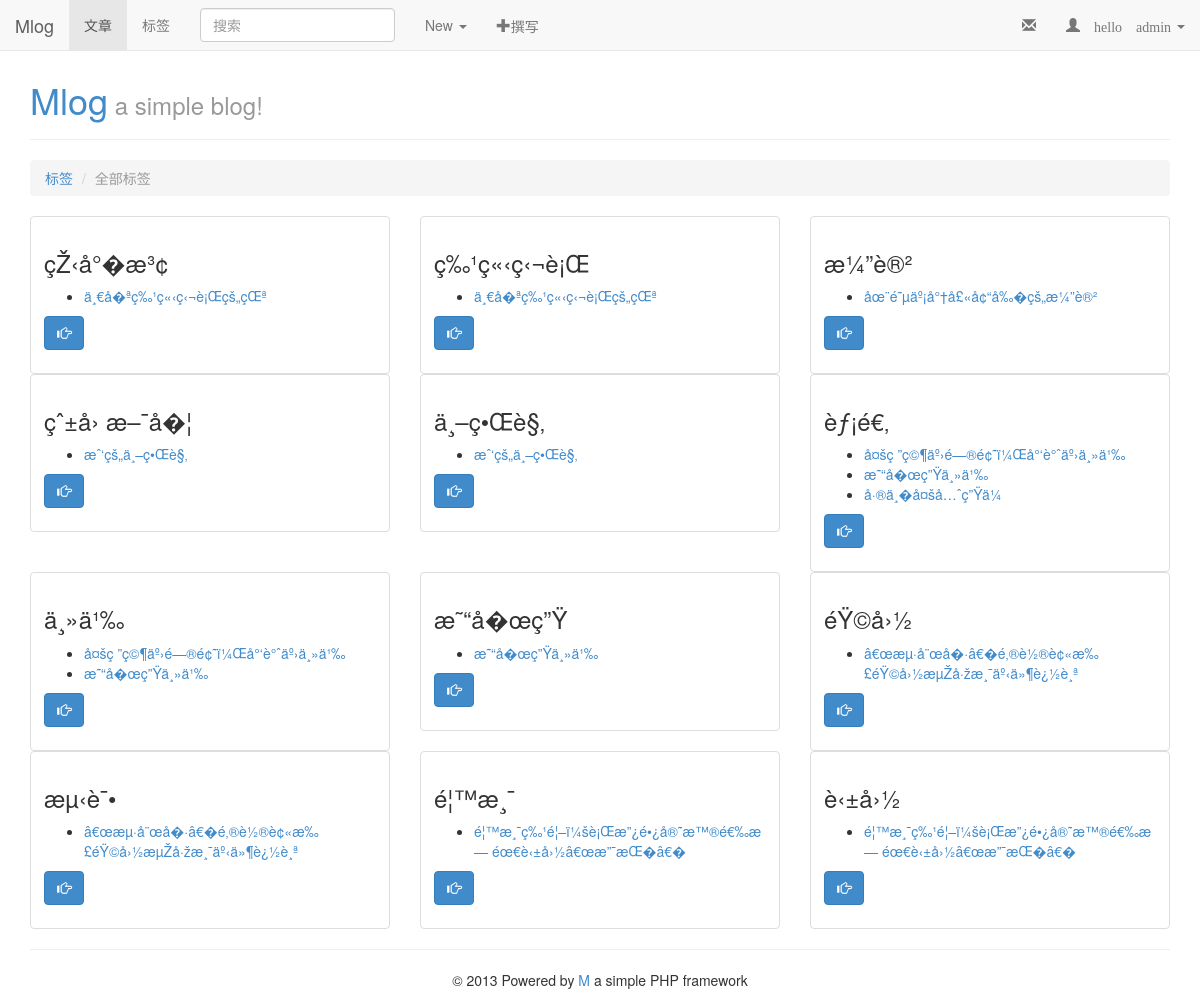
The app's page /Demos/Mlog/index.php?Tag/tags (signed in) with its own data.
### tables this page shows
CREATE TABLE IF NOT EXISTS `post` (
  `p_id` int(11) NOT NULL AUTO_INCREMENT,
  `title` varchar(128) NOT NULL,
  `content` text NOT NULL,
  `tags` varchar(128) NOT NULL,
  `author_id` int(11) NOT NULL,
  `create_time` int(11) NOT NULL,
  `top` int(11) NOT NULL DEFAULT '0',
  PRIMARY KEY (`p_id`)
);

### M/Mvc/Controller/Controller.php (called while the page is built, shortened)
<?php
class Controller extends AbstractController
{
    private $view;
    protected $data = array();
    protected $layout = 'main';
    public function __construct()
    {
        $this->view = View::init();
        parent::__construct();
    }
    public function assign($key,$value)
    {
        $this->view->assign($key,$value);
    }
    public function display($tpl='')
    {
        $this->view->setLayout($this->layout);
        $this->view->setData($this->data);
        if(!empty($tpl))
        {
            $tpl = $tpl.'.php';
        }
        else
        {
        }
        try
        {
            $this->view->display($tpl);
        }
        catch (Exception $e)
        {
            throw $e;
        }
    }
}

### Demos/Mlog/Controller/Tag.php (called while the page is built, shortened)
<?php
class Tag extends Common
{
    public function tags()
    {
        $Post = new Post();
        $this->display('Tag/tags');
    }
}

### M/M.php (called while the page is built, shortened)
<?php
class M
{
    private static $config;
    private static $request;
    public static function run($configs)
    {
        self::$config = Config::init($configs);
        if(self::getConfig('urlRules')=='path')
        {
            self::$request = PathRequest::getRequest();
        }
        else
        {
            self::$request = Request::getRequest();
        }
        self::$dispatcher = new Dispatcher(self::$request);
    }
    public static function getConfig($name = '')
    {
        return self::$config->getConfig($name);
    }
}

### Demos/Mlog/index.php (called while the page is built, shortened)
<?php
$configs = require_once APP.'/Config/config.php';
require_once M.'/M.php';
M::run($configs);

### Demos/Mlog/Controller/Common.php (called while the page is built, shortened)
<?php
class Common extends Controller
{
    public function init()
    {
        $this->getSide();
    }
    protected function getSide($userID='')
    {
        $this->getRecentPost($userID);
        $this->getTag($userID);
    }
    protected function getRecentPost($userID='')
    {
        $Post = new Post();
        $recentPost = $Post->order('p_id')->limit(10)->select();
    }
    protected function getTag($userID='')
    {
        $post = new Post();
        $tags = $post->getAllTag($userID);
    }
}

### M/Mvc/Model/Model.php (called while the page is built, shortened)
<?php
class Model extends AbstractModel
{
    private static $db;
    private $sqlBuilder;
    public function init()
    {
        if(empty(self::$db))
        {
            $db = M::getConfig('db');
            self::$db = new Db($db['dsn'],$db['user'],$db['password']);
        }
        $this->sqlBuilder = new SqlBuilder($this);
    }
    public function where($where)
    {
        $this->where = " WHERE $where";
        return $this;
    }
    public function select($cols = '')
    {
        if(!empty($cols))
        {
            $this->cols = $cols;
        }
        $this->sql = $this->sqlBuilder->selectSqlBuild();
        $result = self::$db->select($this->sql);
        return $result;
    }
}

### M/Db/sqlBuilder.php (called while the page is built, shortened)
<?php
class SqlBuilder
{
    private $model;
    public function __construct(Model $model)
    {
        $this->model = $model;
    }
    public function selectSqlBuild()
    {
        $sql = "SELECT %s FROM %s %s %s %s %s";
        $model = $this->model;
        return sprintf($sql,$model->cols,$model->table,$model->join,$model->where,$model->order,$model->limit);
    }
}

### M/Mvc/Model/AbstractModel.php (called while the page is built, shortened)
<?php
abstract class AbstractModel
{
    public function __get($name)
    {
        $method = 'get'.ucfirst($name);
        if(method_exists($this,$method))
        {
            return $this->$method();
        }
        else
        {
            return $this->$name;
        }
    }
}

### M/Db/Db.php (called while the page is built, shortened)
<?php
class Db
{
    private $db;
    private $dsn;
    private $user;
    private $pwd;
    public function __construct($dsn,$user,$pwd)
    {
        $this->dsn = $dsn;
        $this->user = $user;
        $this->pwd = $pwd;
    }
    public function connect()
    {
        try
        {
            $this->db = new \PDO($this->dsn,$this->user,$this->pwd,array(
                \PDO::ATTR_PERSISTENT => true));
        }
        catch(\PDOException $e)
        {
            echo '数据库连接错误！'.$e->getMessage();
            exit();
        }
    }
    public function select($sql)
    {
        $res = $this->db->query($sql);
        $result = $res->fetchAll();
        return $result;
    }
}

### Demos/Mlog/Model/Post.php (called while the page is built, shortened)
<?php
class Post extends Model
{
    public function getAllTag($userID='')
    {
        $tags = '';
        if($userID != '')
        {
            $post = $this->where("`author_id` = $userID")->select('tags');
        }
        else
        {
            $post = $this->select('tags');
        }
        foreach($post as $p)
        {
            $tags .= $p['tags'].',';
        }
        $tags = rtrim($tags, ',');
        $tags = explode(',',$tags);
        $tags = array_count_values($tags);
        return $tags;
    }
    public function getTagPosts($tag)
    {
        $Post = new Post();
        $post = $Post->where("`tags` LIKE '%$tag%'")->select();
        return $post;
    }
}

### M/Mvc/Controller/AbstractController.php (called while the page is built, shortened)
<?php
abstract class AbstractController
{
    public function __construct()
    {
        $this->init();
    }
}

### M/Config/config.php (called while the page is built, shortened)
<?php
class Config
{
    private $configs = array();
    private function __construct($config)
    {
        $this->configs = $config;
    }
    public function getConfig($name = '')
    {
        if(empty($name))
        {
            return $this->configs;
        }
        else
        {
            return $this->configs[$name];
        }
    }
}

### M/App.php (called while the page is built, shortened)
<?php
class App extends M
{
    public static function buildUrl($controller,$action='',$parameter = '')
    {
        if(self::getConfig('urlRules')=='path')
        {
            $mode = '/';
        }
        else
        {
            $mode = '?';
        }
        return Http\Url\Url::buildUrl($controller,$action,$parameter);
    }
}

### M/Http/Server/Server.php (called while the page is built, shortened)
<?php
class Server
{
    public static function getScriptName()
    {
        return $_SERVER['SCRIPT_NAME'];
    }
    public static function getHomeUrl()
    {
        return self::getScriptName();
    }
}

### M/Http/Url/Url.php (called while the page is built, shortened)
<?php
class Url
{
    public static $mode = '?';
    public static function buildUrl($controller,$action='',$parameter='')
    {
        if(empty($action))
        {
            $path = self::$mode.$controller;
        }
        else if(empty($parameter))
        {
            $path = self::$mode."$controller/$action";
        }
        else
        {
            $path = self::$mode."$controller/$action/$parameter";
        }
        return Server::getHomeUrl().$path;
    }
}

### Demos/Mlog/View/Tag/tags.php (the view)
<div class="tags row">
    <?php foreach($tags as $tag => $number){ ?>
        <div class="col-sm-6 col-md-4">
            <div class="thumbnail">
                <div class="caption">
                    <h3><?php echo $tag ?></h3>
                    <p>
                        <?php $post = $Post->getTagPosts($tag);?>
                    <ul>
                        <?php foreach($post as $p){ ?>
                            <li><a href="<?php echo \M\App::buildUrl('Post','index',$p['p_id'])?>"><?php echo $p['title'] ?></a></li>
                        <?php } ?>
                    </ul>
                    </p>
                    <p>
                        <a href="<?php echo \M\App::buildUrl('Tag','index',$tag) ?>" class="btn btn-primary" role="button" title="查看标签页">
                            <span class="glyphicon glyphicon-hand-right"></span>
                        </a>
                    </p>
                </div>
            </div>
        </div>
    <?php } ?>
</div>

### Demos/Mlog/Public/css/main.css (style rules this page uses)
body { padding-top: 40px; }

### records on screen
post: title "ä¸€å�ªç‰¹ç«‹ç‹¬è¡Œçš„çŒª"
post: title "åœ¨é˜µäº¡å°†å£«å¢“å‰�çš„æ¼”è®²"
post: title "æˆ‘çš„ä¸–ç•Œè§‚"
post: title "å¤šç ”ç©¶äº›é—®é¢˜ï¼Œå°‘è°ˆäº›ä¸»ä¹‰"
post: title "æ˜“å�œç”Ÿä¸»ä¹‰"
post: title "å·®ä¸�å¤šå…ˆç”Ÿä¼"
post: title "â€œæµ·å¨œå�·â€�é‚®è½®è¢«æ‰£éŸ©å›½æµŽå·žæ¸¯äº‹ä»¶è¿½è¸ª"
post: title "é¦™æ¸¯ç‰¹é¦–ï¼šè¡Œæ”¿é•¿å®˜æ™®é€‰æ— éœ€è‹±å›½â€œæ”¯æŒ�â€�"

### other values on screen
$app['name'] "Mlog"
$app['info'] "a simple blog!"
$_SESSION['username'] "admin"
$nav "标签"
$this->data['title'] "全部标签"
$tag "çŽ‹å°�æ³¢"
$tag "ç‰¹ç«‹ç‹¬è¡Œ"
$tag "æ¼”è®²"
$tag "çˆ±å› æ–¯å�¦"
$tag "ä¸–ç•Œè§‚"
$tag "èƒ¡é€‚"
$tag "ä¸»ä¹‰"
$tag "æ˜“å�œç”Ÿ"
$tag "éŸ©å›½"
$tag "æµ‹è¯•"
